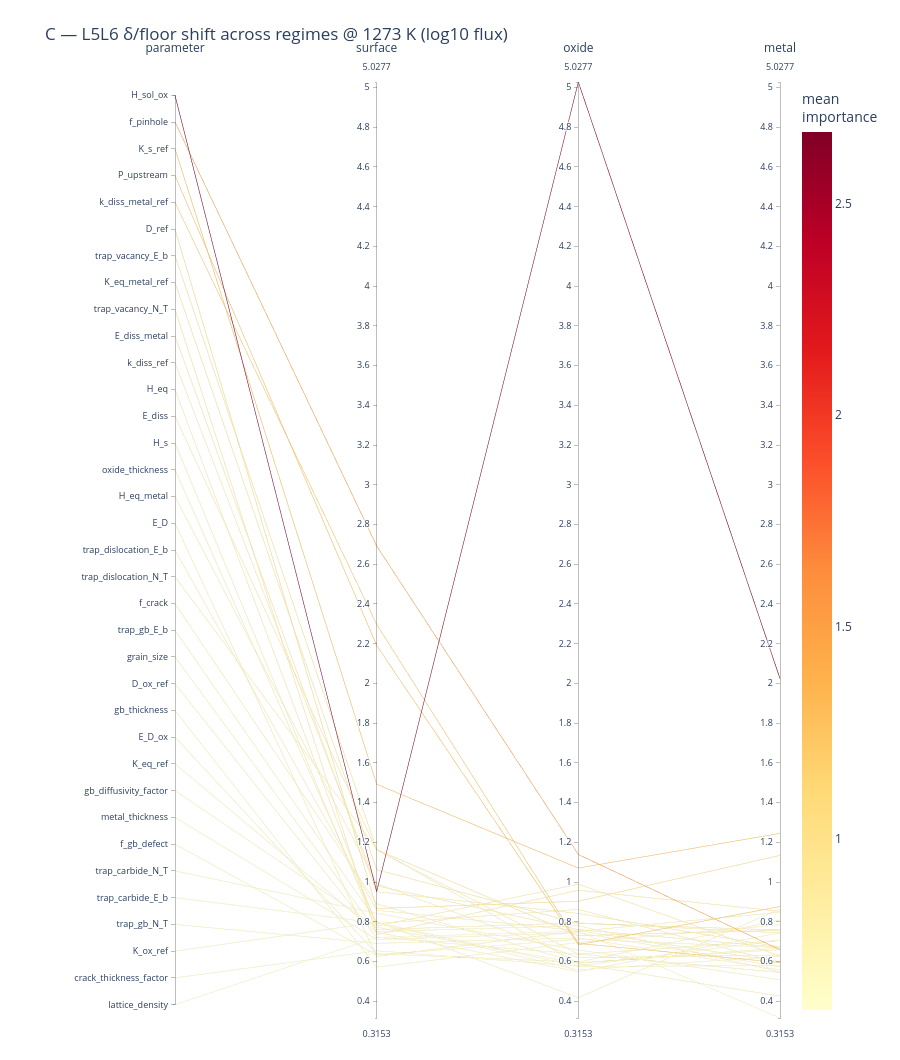

Here is the notebook cell this chart was saved with:
### Markdown cell above
## C — δ/floor sensitivity shift across regimes

Each line is a **parameter**; axes are the three regimes; height = its **`delta_over_floor`**
for log10(flux). Steeply sloped lines are parameters whose importance changes between regimes.
Colour = mean importance.

Read the 1.0 level as the noise floor: a parameter near or below it in every column is not
resolved anywhere, and its slope is noise rather than physics.

### Code cell
matC = (routeB_T[routeB_T.metric == 'flux']
        .pivot(index='parameter', columns='regime', values='delta_over_floor')
        .reset_index())
matC = matC[['parameter'] + [r for r in REGIMES if r in matC.columns]]

figC = parallel_coordinates_sensitivity(
    matC, regimes=tuple(REGIMES),
    title=f'C — L5L6 δ/floor shift across regimes @ {T_SHOW} K (log10 flux)',
    save_html=os.path.join(FIG_DIR, 'pcp_C_sensitivity.html'))
print("floors at this temperature:")
print(routeB_T[routeB_T.metric == 'flux'].groupby('regime')['floor'].first().round(4).to_string())
figC

### Figure 1 — Plotly figure (JSON) as saved in the notebook; plotly's stock layout.template omitted (floating-point values rounded to 4 significant figures)
{"data": [{"dimensions": [{"label": "parameter", "range": [-0.5, 34.5], "ticktext": ["H_sol_ox", "f_pinhole", "K_s_ref", "P_upstream", "k_diss_metal_ref", "D_ref", "trap_vacancy_E_b", "K_eq_metal_ref", "trap_vacancy_N_T", "E_diss_metal", "k_diss_ref", "H_eq", "E_diss", "H_s", "oxide_thickness", "H_eq_metal", "E_D", "trap_dislocation_E_b", "trap_dislocation_N_T", "f_crack", "trap_gb_E_b", "grain_size", "D_ox_ref", "gb_thickness", "E_D_ox", "K_eq_ref", "gb_diffusivity_factor", "metal_thickness", "f_gb_defect", "trap_carbide_N_T", "trap_carbide_E_b", "trap_gb_N_T", "K_ox_ref", "crack_thickness_factor", "lattice_density"], "tickvals": [34, 33, 32, 31, 30, 29, 28, 27, 26, 25, 24, 23, 22, 21, 20, 19, 18, 17, 16, 15, 14, 13, 12, 11, 10, 9, 8, 7, 6, 5, 4, 3, 2, 1, 0], "values": [34, 33, 32, 31, 30, 29, 28, 27, 26, 25, 24, 23, 22, 21, 20, 19, 18, 17, 16, 15, 14, 13, 12, 11, 10, 9, 8, 7, 6, 5, 4, 3, 2, 1, 0]}, {"label": "surface", "range": [0.3153, 5.028], "values": [0.9518, 2.692, 1.492, 2.191, 2.297, 0.8666, 1.163, 1.062, 0.7351, 0.951, 0.9807, 0.7783, 1.16, 0.7603, 0.7913, 0.9918, 0.6252, 0.8577, 1.166, 0.8903, 0.7997, 0.7504, 0.7217, 0.5716, 0.6387, 0.7466, 0.7726, 0.7109, 0.6331, 0.8423, 0.7941, 0.6912, 0.7966, 0.6537, 0.7209]}, {"label": "oxide", "range": [0.3153, 5.028], "values": [5.028, 1.139, 1.07, 0.684, 0.6906, 0.9031, 0.7297, 0.7916, 0.9585, 0.8419, 0.7608, 0.9889, 0.6372, 0.7948, 0.8619, 0.6188, 0.7524, 0.755, 0.5881, 0.5932, 0.4175, 0.78, 0.6368, 0.6955, 0.5969, 0.5488, 0.5917, 0.744, 0.7116, 0.658, 0.5574, 0.7184, 0.5742, 0.5768, 0.7522]}, {"label": "metal", "range": [0.3153, 5.028], "values": [2.024, 0.6592, 1.245, 0.8764, 0.5942, 1.134, 0.7566, 0.7582, 0.8525, 0.6728, 0.671, 0.6273, 0.5448, 0.7441, 0.5938, 0.6324, 0.8475, 0.5992, 0.4253, 0.6596, 0.8645, 0.5478, 0.7051, 0.7848, 0.8086, 0.7443, 0.668, 0.5732, 0.6699, 0.5077, 0.6261, 0.5578, 0.5801, 0.7078, 0.3153]}], "labelangle": 0, "labelfont": {"size": 12}, "labelside": "top", "line": {"color": [2.668, 1.497, 1.269, 1.25, 1.194, 0.9679, 0.883, 0.8706, 0.8487, 0.8219, 0.8041, 0.7982, 0.7807, 0.7664, 0.749, 0.7477, 0.7417, 0.7373, 0.7266, 0.7144, 0.6939, 0.6927, 0.6879, 0.6839, 0.6814, 0.6799, 0.6774, 0.676, 0.6715, 0.6693, 0.6592, 0.6558, 0.6503, 0.6461, 0.5962], "colorbar": {"title": {"text": "mean<br>importance"}}, "colorscale": [[0, "rgb(255,255,204)"], [0.125, "rgb(255,237,160)"], [0.25, "rgb(254,217,118)"], [0.375, "rgb(254,178,76)"], [0.5, "rgb(253,141,60)"], [0.625, "rgb(252,78,42)"], [0.75, "rgb(227,26,28)"], [0.875, "rgb(189,0,38)"], [1, "rgb(128,0,38)"]], "showscale": true}, "rangefont": {"size": 9}, "tickfont": {"size": 9}, "type": "parcoords"}], "layout": {"font": {"size": 12}, "height": 1060, "margin": {"b": 40, "l": 175, "r": 120, "t": 80}, "title": {"text": "C — L5L6 δ/floor shift across regimes @ 1273 K (log10 flux)"}}}
